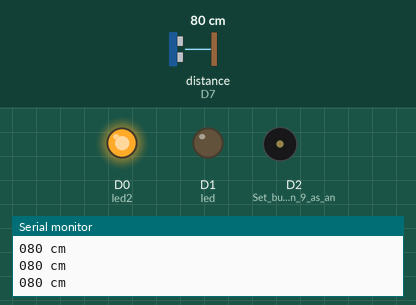
A sketch run on a simulated Arduino MKR. On the bench: output pins drawn as LEDs (lit = HIGH), buzzer (waves = sounding, pin HIGH), the last lines printed to the serial monitor. Wiring (inferred from the names in the program): ultrasonic range finder: trigger D6; echo D7. Dashed ring = blinking. Inputs (shaded band) come from the test bench; at power-on: distance to the obstacle (sensor on D7) 80 cm. The echo pulse lasts 58.3 µs per cm; WiFi joins after 1.5 s; servers stay silent unless stated; pins used as bus, display or sensor lines are not drawn.

Above: at 12.7 s.
12.8 s: distance to the obstacle (sensor on D7) set to 5 cm
14.3 s: distance to the obstacle (sensor on D7) set to 2 cm
At 14.9 s:
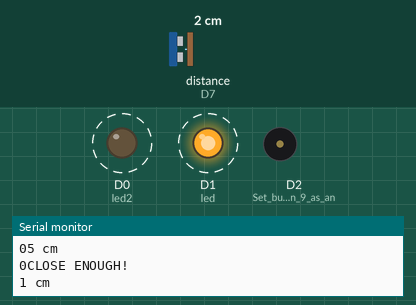
17.3 s: distance to the obstacle (sensor on D7) set to 4 cm
At 18.4 s:
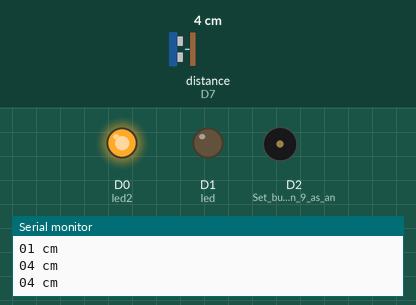
Timing chart, 0 to 20.3 s (numbered marks = the images above; inputs shaded):
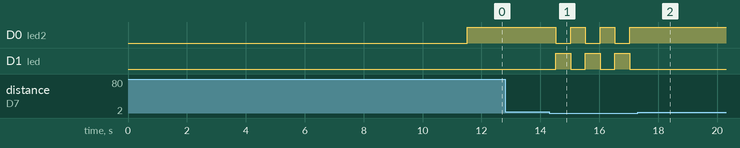

The sketch:

arduino.ino
```cpp
/*
  HC-SR04 Ping distance sensor]
  VCC to arduino 5v GND to arduino GND
  Echo to Arduino pin 13 Trig to Arduino pin 12
  Red POS to Arduino pin 11
  Green POS to Arduino pin 10
  560 ohm resistor to both LED NEG and GRD power rail
  More info at: http://goo.gl/kJ8Gl
  Original code improvements to the Ping sketch sourced from Trollmaker.com
  Some code and wiring inspired by http://en.wikiversity.org/wiki/User:Dstaub/robotcar
*/

#define trigPin 6
#define echoPin 7
#define led 1
#define led2 0

#include <SPI.h>
#include <WiFiNINA.h>
#include <WiFiUdp.h>


int status = WL_IDLE_STATUS;
#include "arduino_secrets.h"
///////please enter your sensitive data in the Secret tab/arduino_secrets.h
char ssid[] = SECRET_SSID;        // your network SSID (name)
char pass[] = SECRET_PASS;    // your network password (use for WPA, or use as key for WEP)
int keyIndex = 0;            // your network key Index number (needed only for WEP)

unsigned int localPort = 5000;      // local port to listen on

char packetBuffer[255]; //buffer to hold incoming packet

WiFiUDP Udp;

#define trigPin 6
#define echoPin 7

#define led 1
#define led2 0

int ultraState = 1;
String ultrastate = "hi";

void setup() {

  Serial.begin (9600);
  pinMode(trigPin, OUTPUT);
  pinMode(echoPin, INPUT);
  pinMode(led, OUTPUT);
  pinMode(led2, OUTPUT);
  pinMode(2, OUTPUT); // Set buzzer - pin 9 as an output


  //Initialize serial and wait for port to open:
  Serial.begin(9600);
  while (!Serial) {
    ; // wait for serial port to connect. Needed for native USB port only
  }

  // check for the presence of the shield:
  if (WiFi.status() == WL_NO_SHIELD) {
    Serial.println("WiFi shield not present");
    // don't continue:
    while (true);
  }

  // attempt to connect to WiFi network:
  while ( status != WL_CONNECTED) {
    Serial.print("Attempting to connect to SSID: ");
    Serial.println(ssid);
    // Connect to WPA/WPA2 network. Change this line if using open or WEP network:
    status = WiFi.begin(ssid, pass);

    // wait 10 seconds for connection:
    delay(10000);
  }
  Serial.println("Connected to wifi");
  printWiFiStatus();

  Serial.print("Initializing WiFiUDP library and listening on port ");
  Serial.println(localPort);
  Udp.begin(localPort);

  digitalWrite(2, LOW);
}

void loop() {

  // if there's data available, read a packet
  int packetSize = Udp.parsePacket();
  Serial.print(packetSize);
  if (packetSize)
  {
    Serial.print("Received packet of size ");
    Serial.print(packetSize);
    Serial.print(" from address ");
    IPAddress remoteIp = Udp.remoteIP();
    Serial.print(remoteIp);
    Serial.print(", port ");
    Serial.println(Udp.remotePort());

    // read the packet into packetBufffer
    int len = Udp.read(packetBuffer, 255);

    // Activate the actuators as requested
    digitalWrite(
      (int)packetBuffer[0],  // first byte is actuator number
      (int)packetBuffer[1]);            // second byte is value
  }

  // IP address of the receiving device
  //  IPAddress receivingDeviceAddress(192, 168, 1, 21);
  IPAddress receivingDeviceAddress(192, 168, 1, 11);
  unsigned int receivingDevicePort = 2390;

  long duration, distance;
  digitalWrite(trigPin, LOW);  // Added this line
  delayMicroseconds(2); // Added this line
  digitalWrite(trigPin, HIGH);
  //  delayMicroseconds(1000); - Removed this line
  delayMicroseconds(10); // Added this line
  digitalWrite(trigPin, LOW);
  duration = pulseIn(echoPin, HIGH);
  distance = (duration / 2) / 29.1;
  if (distance < 4 && ultraState == 1) {  // This is where the LED On/Off happens

    ultraState = 2;
    digitalWrite(led, HIGH); // When the Red condition is met, the Green LED should turn off
    digitalWrite(led2, LOW);


    Serial.println("CLOSE ENOUGH!");
    Udp.beginPacket(receivingDeviceAddress, receivingDevicePort);
    Udp.write("hello");
    Udp.endPacket();
  }

  else {
    digitalWrite(led, LOW);
    digitalWrite(led2, HIGH);
    ultraState = 1;
  }

  if (distance >= 200 || distance <= 0) {
    Serial.println("Out of range");
  }
  else {
    Serial.print(distance);
    Serial.println(" cm");
  }
  delay(500);
  // once we send a packet to the server, it might
  // respond, so read it


//
//    digitalWrite(2, HIGH); // Send 1KHz sound signal...
//  delay(1000);        // ...for 1 sec
//  digitalWrite(2, LOW);    // Stop sound...
//  delay(1000);        // ...for 1sec

}

void printWiFiStatus() {
  // print the SSID of the network you're attached to:
  Serial.print("SSID: ");
  Serial.println(WiFi.SSID());

  // print your WiFi shield's IP address:
  IPAddress ip = WiFi.localIP();
  Serial.print("My IP Address: ");
  Serial.println(ip);

  // print the received signal strength:
  long rssi = WiFi.RSSI();
  Serial.print("signal strength (RSSI):");
  Serial.print(rssi);
  Serial.println(" dBm");
}
```

arduino_secrets.h
```cpp
#define SECRET_SSID "IMNetwork"
#define SECRET_PASS "static123"
```

Measured:
- the behaviour switches between 4 and 3 cm on distance to the obstacle (sensor on D7) (found by bisection; images 0 and 1)
- after the input at 14.3 s, D0 (led2), D1 (led): alternates HIGH for 0.50 s and LOW for 0.50 s, starting after 0.22 s
- after the input at 17.3 s, D0 (led2): stops changing and stays HIGH; D1 (led): stops changing and stays LOW
